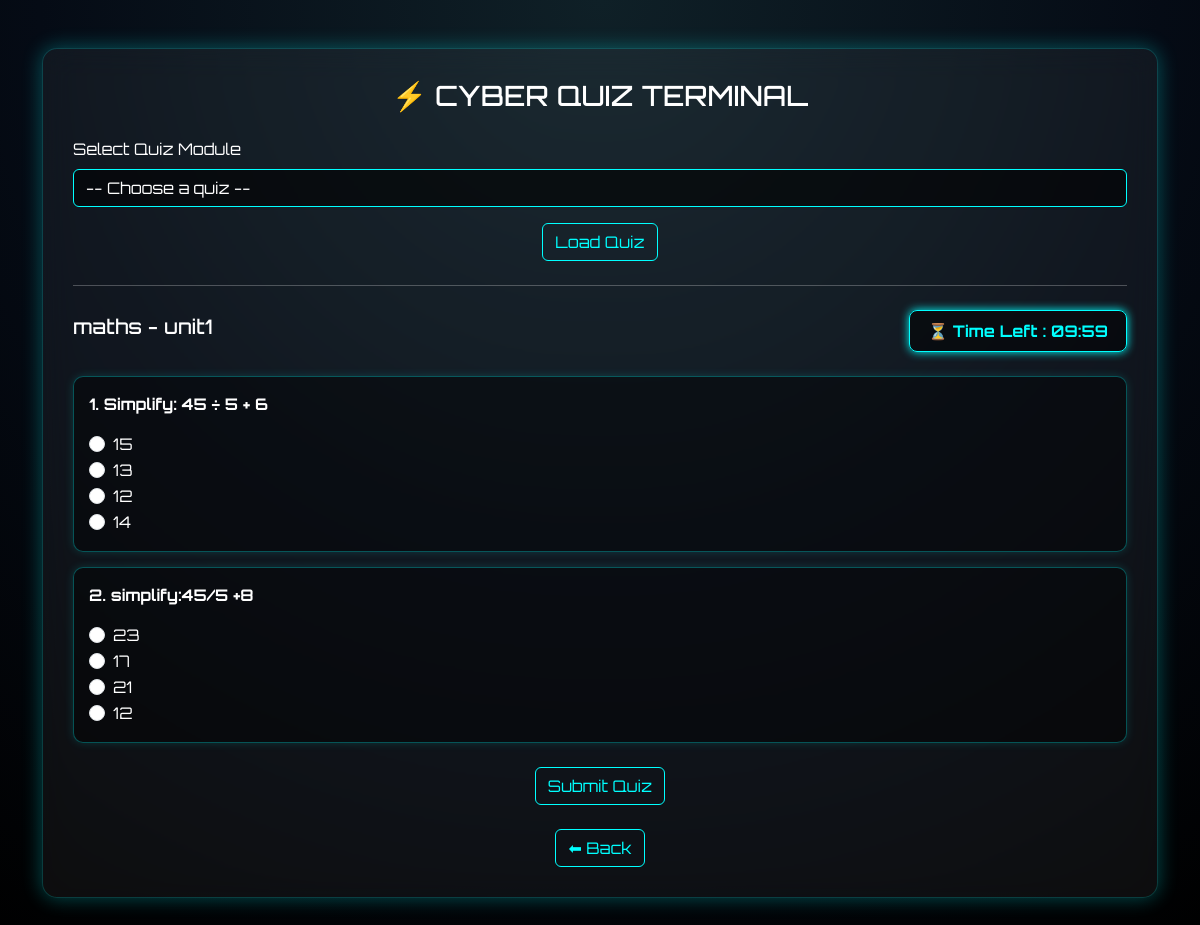
The page /attempt_quiz?quiz_id=1 (signed in) on the database its author committed.
### controller/models.py (models this page shows)
class Quiz(db.Model):
    __tablename__ = "quizzes"
    id = db.Column(db.Integer, primary_key=True)
    subject = db.Column(db.String(100), nullable=False)
    chapter = db.Column(db.String(100), nullable=False)
    date = db.Column(db.Date, nullable=False)          # quiz date
    duration = db.Column(db.Integer, nullable=False)  # minutes
    created_at = db.Column(db.DateTime, default=datetime.utcnow)
    questions = db.relationship("Question", backref="quiz", cascade="all, delete-orphan")

class Question(db.Model):
    __tablename__ = "questions"
    id = db.Column(db.Integer, primary_key=True)
    quiz_id = db.Column(db.Integer, db.ForeignKey("quizzes.id"), nullable=False)
    text = db.Column(db.String(300), nullable=False)
    options = db.relationship("Option", backref="question", cascade="all, delete-orphan")

class Option(db.Model):
    __tablename__ = "options"
    id = db.Column(db.Integer, primary_key=True)
    question_id = db.Column(db.Integer, db.ForeignKey("questions.id"), nullable=False)
    text = db.Column(db.String(200), nullable=False)
    is_correct = db.Column(db.Boolean, default=False)

### main.py (the view, shortened to what this page needs)
@app.route("/attempt_quiz", methods=["GET", "POST"])
def attempt_quiz():
    if session.get("role") != "student":
        return redirect(url_for("login"))
    quizzes = Quiz.query.all()
    quiz = None
    quiz_id = request.args.get("quiz_id")
    if quiz_id:
        quiz = Quiz.query.get_or_404(int(quiz_id))
    return render_template(
        "attempt_quiz.html",
        quizzes=quizzes,
        quiz=quiz
    )

### templates/attempt_quiz.html (shortened to what this page needs)
<!DOCTYPE html>
<html lang="en">
<head>
<link href="https://cdn.jsdelivr.net/npm/bootstrap@5.3.2/dist/css/bootstrap.min.css" rel="stylesheet">
</head>
<body>
<div class="container py-5">
<div class="cyber-card">
<h3 class="text-center mb-4">⚡ CYBER QUIZ TERMINAL</h3>
{% if quizzes %}
<form method="get">
<label class="form-label">Select Quiz Module</label>
<select name="quiz_id" class="form-select mb-3" required>
<option value="">-- Choose a quiz --</option>
</select>
<div class="text-center">
<button type="submit" class="btn cyber-btn">Load Quiz</button>
</div>
</form>
{% endif %}
{% if quiz %}
<hr class="my-4">
<div class="d-flex justify-content-between align-items-center mb-4">
<h5>{{ quiz.subject }} - {{ quiz.chapter }}</h5>
<div class="timer-box">
⏳ Time Left : <span id="time">--:--</span>
</div>
</div>
<form method="post" id="quizForm">
{% for q in quiz.questions %}
<div class="cyber-question">
<p><strong>{{ loop.index }}. {{ q.text }}</strong></p>
{% for opt in q.options %}
<div class="form-check">
<input class="form-check-input"
type="radio"
name="q{{ q.id }}"
value="{{ opt.id }}"
required>
<label class="form-check-label">
{{ opt.text }}
</label>
</div>
{% endfor %}
</div>
{% endfor %}
<div class="text-center mt-4">
<button type="submit" class="btn cyber-btn">Submit Quiz</button>
</div>
</form>
{% endif %}
<div class="text-center mt-4">
<a href="{{ url_for('student_dashboard') }}" class="btn cyber-btn">
⬅ Back
</a>
</div>
</div>
</div>
</body>
</html>

### templates/attempt_quiz.html (style rules this page uses)
body { background: radial-gradient(circle at top,#0f2027,#050b15,#000000); font-family:'Orbitron',sans-serif; color:white; min-height:100vh; }
.cyber-card { background:rgba(255,255,255,0.05); backdrop-filter:blur(15px); border:1px solid rgba(0,255,255,0.2); border-radius:15px; box-shadow:0 0 20px rgba(0,255,255,0.3); padding:30px; }
.cyber-question { background:rgba(0,0,0,0.4); border:1px solid rgba(0,255,255,0.3); border-radius:10px; padding:15px; margin-bottom:15px; box-shadow:0 0 10px rgba(0,255,255,0.15); }
.timer-box { background:rgba(0,0,0,0.5); border:1px solid #00ffff; color:#00ffff; padding:8px 18px; border-radius:8px; font-weight:bold; box-shadow:0 0 10px #00ffff; }
.cyber-btn { background:transparent; border:1px solid #00ffff; color:#00ffff; }
.form-select { background:rgba(0,0,0,0.6); color:white; border:1px solid #00ffff; }

### rows shown on the page
Quiz: subject "maths", chapter "unit1"
Question: text "Simplify: 45 ÷ 5 + 6"
Option: text "15"
Option: text "13"
Option: text "12"
Option: text "14"
Question: text "simplify:45/5 +8"
Option: text "23"
Option: text "17"
Option: text "21"
Option: text "12"
